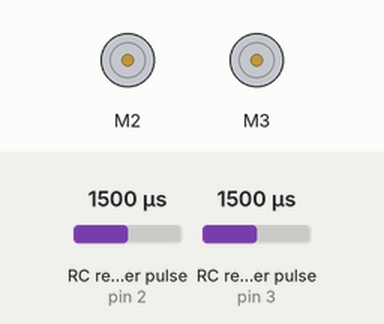
Simulated run of this sketch. Board: Arduino Uno, built with avr-gcc and run on an emulated ATmega328P. Shown: 2 × DC motor (green arrow = forward, orange = backward, longer = faster). Wiring (inferred from the names in the program): 2 × RC receiver channel: data pin 2 / data pin 3. The inputs (shaded band) are chosen by the test bench; at power-on: RC receiver pulse (sensors on pin 3, pin 2) 1500 µs.

Above: at 1.2 s.
1.3 s: RC receiver pulse (sensor on pin 3) set to 1020 µs
At 2.0 s:
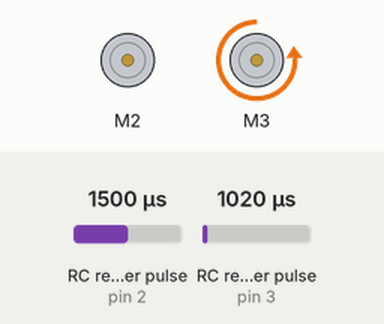
4.3 s: RC receiver pulse (sensor on pin 2) set to 1980 µs
At 5.33 s:
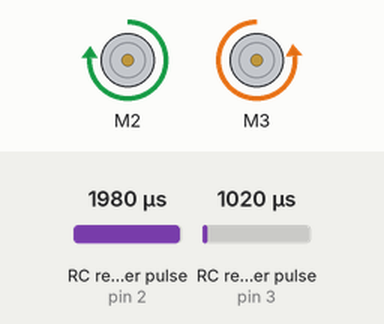
7.3 s: RC receiver pulse (sensor on pin 2) set to 1020 µs
At 8.1 s:
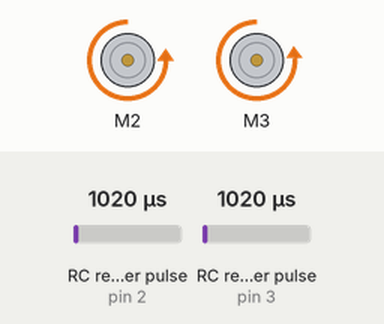
10.3 s: RC receiver pulse (sensor on pin 3) set to 1500 µs
11.8 s: RC receiver pulse (sensor on pin 2) set to 1250 µs
At 12.6 s:
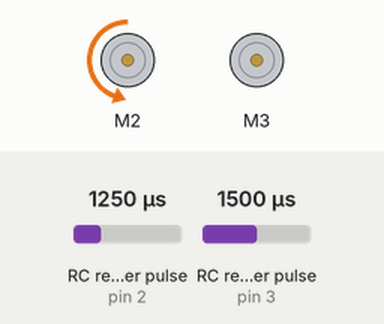
13.3 s: RC receiver pulse (sensor on pin 3) set to 1250 µs
At 14.1 s:
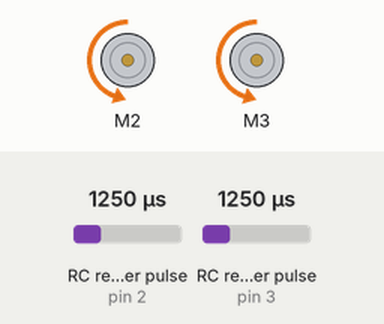
Timing chart, 0 to 17.3 s (numbered marks = the images above; inputs shaded):
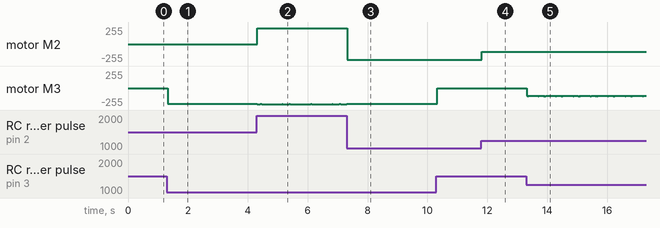

The sketch:

Rover.ino
```cpp
/*
 * ------- ------- ------- ------- ------- ------- -------
 *
 * Basic remote controlled tracked rover with forwards/reverse & turning-on-the-spot.
 *
 * Based/lifted from;
 * http://rcarduino.blogspot.co.uk/2012/01/how-to-read-rc-receiver-with.html
 *
 * ------- ------- ------- ------- ------- ------- -------
 *
 * Tracked rover chassis with motors
 * https://www.banggood.com/DIY-RC-Robot-Chassis-Tank-Car-Tracking-Obstacle-Avoidance-With-Crawler-Set-p-1254211.html
 *
 * Arduino Uno Rev3
 * https://store.arduino.cc/usa/arduino-uno-rev3
 *
 * Adafruit Motor Shield v2.3
 * https://www.adafruit.com/product/1438
 *
 * FrSky X4R-SB receiver
 * https://www.frsky-rc.com/x4rsb/
 *
 * ------- ------- ------- ------- ------- ------- -------
 *
 * Taranis setup (same as a differential thrust plane)
 * https://www.youtube.com/watch?v=v6W6FpL9zFg
 *
 * Video in action
 * https://www.youtube.com/watch?v=FEWU_2hBrXM
 *
 */

// ------- ------- ------- ------- ------- ------- -------

#include <Wire.h>
#include <Adafruit_MotorShield.h>

#define LEFT_THROTTLE_SIGNAL_IN 0
#define LEFT_THROTTLE_SIGNAL_IN_PIN 2

#define RIGHT_THROTTLE_SIGNAL_IN 1
#define RIGHT_THROTTLE_SIGNAL_IN_PIN 3

volatile int nLeftThrottleIn, nRightThrottleIn;

volatile unsigned long ulStartPeriod = 0;

// these are set in the interrupt handlers then read & fed to the motor shield in loop()
volatile boolean bNewLeftThrottleSignal = false;
volatile boolean bNewRightThrottleSignal = false;

// ------- ------- ------- ------- ------- ------- -------

Adafruit_MotorShield AFMS = Adafruit_MotorShield();

Adafruit_DCMotor *leftMotor = AFMS.getMotor(2);
Adafruit_DCMotor *rightMotor = AFMS.getMotor(3);

// ------- ------- ------- ------- ------- ------- -------

void setup() {

  attachInterrupt(LEFT_THROTTLE_SIGNAL_IN, calcLeftInput, CHANGE);
  attachInterrupt(RIGHT_THROTTLE_SIGNAL_IN, calcRightInput, CHANGE);

  AFMS.begin();  // create with the default frequency 1.6KHz

}

// ------- ------- ------- ------- ------- ------- -------

void loop() {

  if(bNewLeftThrottleSignal) {
    bNewLeftThrottleSignal = false;

    // ignore obviously invalid PWM values
    if (nLeftThrottleIn > 2018 || nLeftThrottleIn < 980) {
      return;
    }

    // check whether we want to go forward (>1500uS) or backward (<1500uS)
    // using 1520 & 1480 gives a nice deadband, you could tweak this or use a global variable for deadband amount
    if (nLeftThrottleIn >= 1520) {
      leftMotor->run(FORWARD);

      // map the forward PWM value (which will be between neutral & ~2000) to the range of the motor shield (which is 0 to 255)
      leftMotor->setSpeed((map(nLeftThrottleIn, 1520, 2018, 0, 255)));
    } else if (nLeftThrottleIn <= 1480){
      leftMotor->run(BACKWARD);

      // likewise map backward PWM values (which will be between neutral & ~1000) to the range of the motor shield, remembering that
      // for backwards we want smaller values to go faster (eg a PWM value of 1200 should move faster backward than a PWM value of 1300)
      leftMotor->setSpeed((map(nLeftThrottleIn, 980, 1480, 255, 0)));
    } else {
      leftMotor->run(RELEASE);
    }

  }

  if(bNewRightThrottleSignal) {
    bNewRightThrottleSignal = false;

    if (nRightThrottleIn > 2018 || nRightThrottleIn < 980) {
      return;
    }

    if (nRightThrottleIn >= 1520) {
      rightMotor->run(FORWARD);
      rightMotor->setSpeed((map(nRightThrottleIn, 1520, 2018, 0, 255)));
    } else if (nRightThrottleIn <= 1480) {
      Serial.print("R: ");
      Serial.println(nRightThrottleIn);
      rightMotor->run(BACKWARD);
      rightMotor->setSpeed((map(nRightThrottleIn, 988, 1480, 255, 0)));
    } else {
      rightMotor->run(RELEASE);
    }

  }
}

// ------- ------- ------- ------- ------- ------- -------

// Taken directly from http://rcarduino.blogspot.co.uk/2012/01/how-to-read-rc-receiver-with.html

void calcLeftInput() {
  // if the pin is high, its the start of an interrupt
  if(digitalRead(LEFT_THROTTLE_SIGNAL_IN_PIN) == HIGH) {
    // get the time using micros - when our code gets really busy this will become inaccurate, but for the current application its
    // easy to understand and works very well
    ulStartPeriod = micros();
  } else {
    // if the pin is low, its the falling edge of the pulse so now we can calculate the pulse duration by subtracting the
    // start time ulStartPeriod from the current time returned by micros()
    if(ulStartPeriod && (bNewLeftThrottleSignal == false)) {
      nLeftThrottleIn = (int)(micros() - ulStartPeriod);
      ulStartPeriod = 0;

      // tell loop we have a new signal on the throttle channel
      // we will not update nThrottleIn until loop sets
      // bNewThrottleSignal back to false
      bNewLeftThrottleSignal = true;
    }
  }
}

// ------- ------- ------- ------- ------- ------- -------

void calcRightInput() {
  if(digitalRead(RIGHT_THROTTLE_SIGNAL_IN_PIN) == HIGH) {
    ulStartPeriod = micros();
  } else {
    if(ulStartPeriod && (bNewRightThrottleSignal == false)) {
      nRightThrottleIn = (int)(micros() - ulStartPeriod);
      ulStartPeriod = 0;
      bNewRightThrottleSignal = true;
    }
  }
}
```

Measured:
- after the input at 1.3 s, motor M3: goes backward 237/255 0.04 s, backward 239/255 0.02 s, backward 237/255 0.24 s, 3 × (backward 239/255 0.02 s, backward 237/255 0.74 s), backward 239/255 0.02 s, then backward 237/255, starting at once
- after the input at 4.3 s, motor M2: stopped → forward 237/255 at once
- after the input at 7.3 s, motor M2: forward 237/255 → backward 233/255 at once
- after the input at 11.8 s, motor M2: backward 233/255 → backward 117/255 at once
- after the input at 13.3 s, motor M3: stopped → backward 119/255 at once, then repeats every 0.58 s: backward 121/255 0.02 s, backward 119/255 0.34 s, backward 121/255 0.02 s, backward 119/255 0.16 s, backward 121/255 0.02 s, backward 119/255 0.02 s
